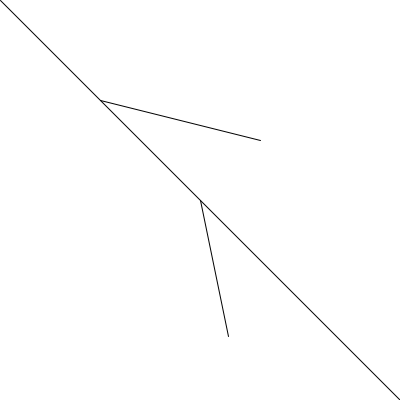
Frame 1 (no input)
Frame 60 (the mouse pressed at the canvas centre just before this capture): identical to frame 1, image omitted
Frame 120 (the mouse held since frame 60 and released just before this capture): identical to frame 1, image omitted

The Processing sketch that drew this single still picture (run headless with seeded random() and noise(); from frame 60 on, the mouse is pressed at the canvas centre):

// Processing sketch: tweakDemo_251008a
// ── tweakDemo_251008a.pde
void setup() {
  size(400, 400);
}

void draw() {
  background(255);
  line(0, 0, width, height);
  line(width*0.50, height*0.50, width*0.57, height*0.84);
  line(width*0.25, height*0.25, width*0.65, height*0.35);
}
